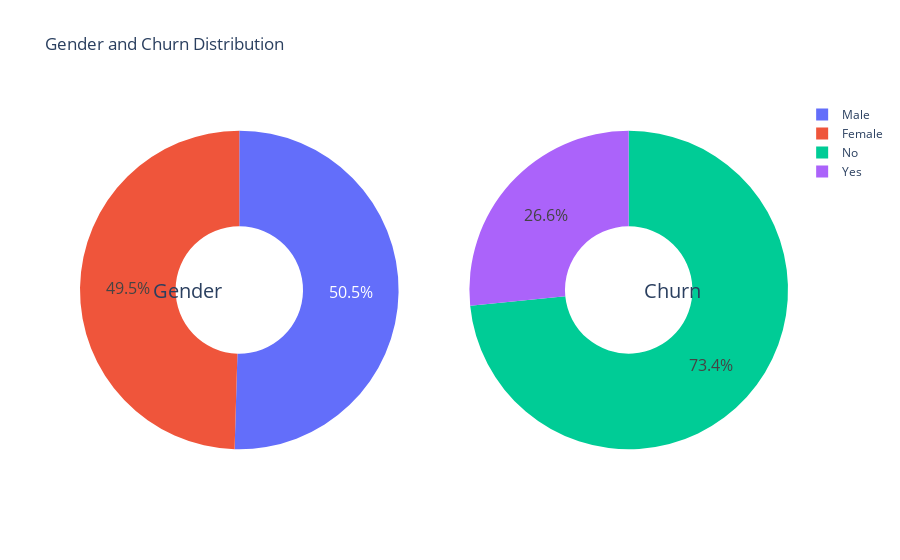

The code cell stored with this chart in its notebook:
### Markdown cell above
#### 6. Data Visualisation

### Code cell
g_labels = ['Male', 'Female']
c_labels = ['No', 'Yes']

# Create subplots: use 'Domain' type for Pie Plots
fig = make_subplots(rows=1, cols=2, specs=[[{'type':'domain'}, {'type':'domain'}]])
fig.add_trace(go.Pie(labels=g_labels, values=df['gender'].value_counts(), name="Gender"),1, 1)
fig.add_trace(go.Pie(labels=c_labels, values=df['Churn'].value_counts(), name="Churn"),1, 2)
# Use 'hole' to create a donut-like pie chart
fig.update_traces(hole=.4, hoverinfo="label+percent+name", textfont_size=16)
fig.update_layout(title_text="Gender and Churn Distribution",
                #   Add annotations in the center of the donut pies.
                  annotations=[dict(text='Gender', x=0.10, y=0.5, font_size=20, showarrow=False),
                                                dict(text='Churn', x=0.88, y=0.5, font_size=20, showarrow=False)])
fig.show()

### Figure 1 — Plotly figure (JSON) as saved in the notebook; plotly's stock layout.template omitted (floating-point values rounded to 4 significant figures)
{"data": [{"domain": {"x": [0, 0.45], "y": [0, 1]}, "hole": 0.4, "hoverinfo": "label+percent+name", "labels": ["Male", "Female"], "name": "Gender", "textfont": {"size": 16}, "type": "pie", "values": [3549, 3483]}, {"domain": {"x": [0.55, 1], "y": [0, 1]}, "hole": 0.4, "hoverinfo": "label+percent+name", "labels": ["No", "Yes"], "name": "Churn", "textfont": {"size": 16}, "type": "pie", "values": [5163, 1869]}], "layout": {"annotations": [{"font": {"size": 20}, "showarrow": false, "text": "Gender", "x": 0.1, "y": 0.5}, {"font": {"size": 20}, "showarrow": false, "text": "Churn", "x": 0.88, "y": 0.5}], "title": {"text": "Gender and Churn Distribution"}}}
